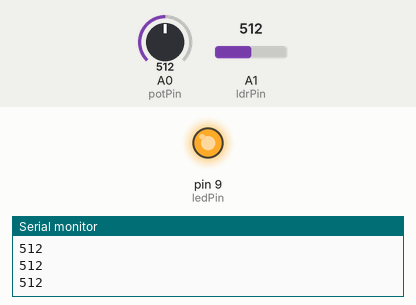
Simulated run of this sketch. Board: Arduino Nano, built with avr-gcc and run on an emulated ATmega328P. Parts: output pins drawn as LEDs (lit = HIGH), the last lines printed to the serial monitor. The inputs (shaded band) are chosen by the test bench; at power-on: A1 (ldrPin) = 512, A0 (potPin) = 512.

Above: at 1.2 s.
1.3 s: A1 (ldrPin) set to 524
At 2.4 s:
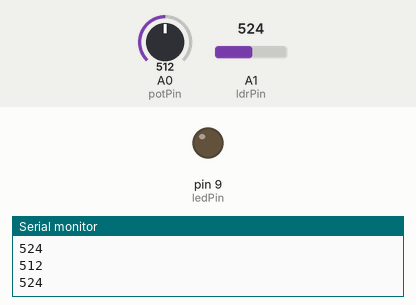
2.8 s: A1 (ldrPin) set to 511
At 3.4 s:
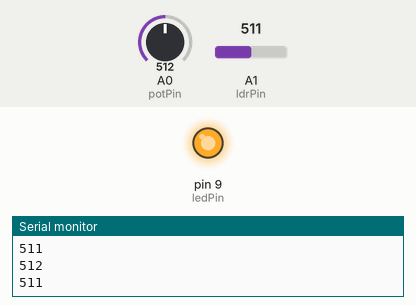
4.3 s: A1 (ldrPin) set to 716
At 5.7 s:
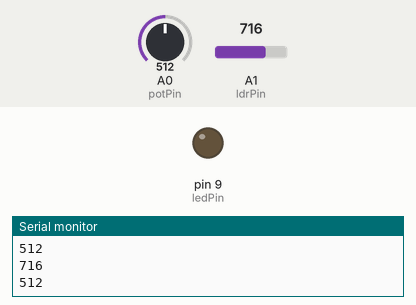
Timing chart, 0 to 7.3 s (numbered marks = the images above; inputs shaded):
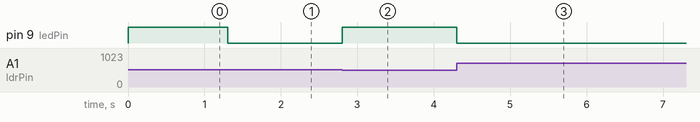

The sketch:

07_dawn_switch.ino
```cpp
int potPin= A0;
int ldrPin= A1;
int ledPin= 9;
int potValue;
int ldrValue;

void setup() {
  pinMode(potPin, INPUT);
  pinMode(ledPin, OUTPUT);

  Serial.begin(9600);
}

void loop() {
 potValue = analogRead(potPin);
 ldrValue = analogRead(ldrPin);

 if (potValue >= ldrValue) {
    digitalWrite( ledPin, 1);
 }
 else {
    digitalWrite( ledPin, 0);
  }

 Serial.println(potValue);
 Serial.println(ldrValue);

}
```

Measured:
- the behaviour switches between 512 and 513 on A1 (ldrPin) (found by bisection; images 0 and 1)
- after the input at 1.3 s, pin 9 (ledPin): HIGH → LOW at once
- after the input at 2.8 s, pin 9 (ledPin): LOW → HIGH at once
- after the input at 4.3 s, pin 9 (ledPin): HIGH → LOW at once
